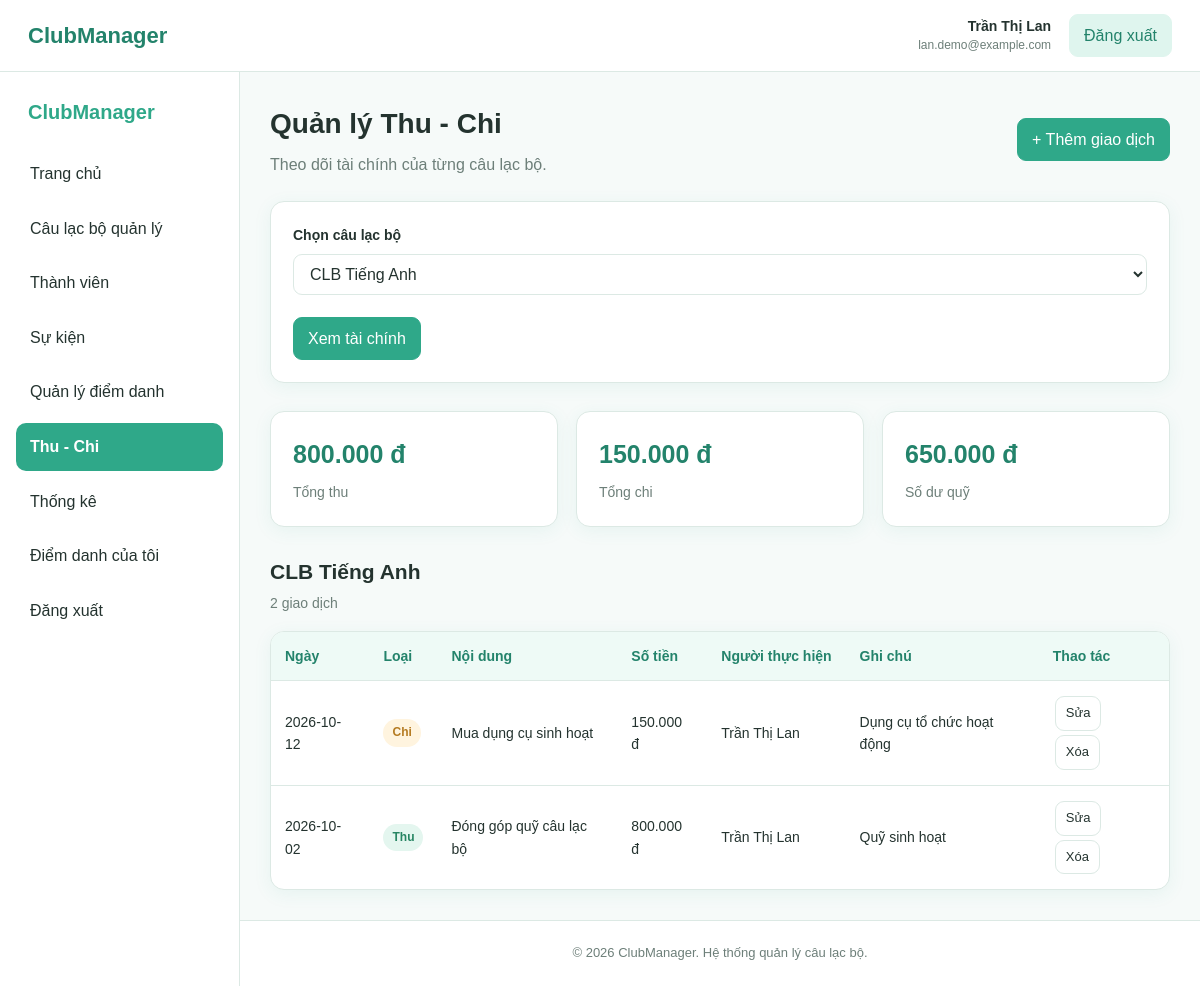
The page /thu-chi.php (signed in) on the database its author committed.
### tables this page shows
CREATE TABLE cau_lac_bo (
    id INT AUTO_INCREMENT PRIMARY KEY,

    ten_clb VARCHAR(150)
        NOT NULL,

    mo_ta TEXT,

    linh_vuc VARCHAR(100),

    ngay_thanh_lap DATE,

    trang_thai ENUM(
        'hoat_dong',
        'tam_dung'
    )
    NOT NULL DEFAULT 'hoat_dong',

    nguoi_tao_id INT
        NOT NULL,

    ngay_tao DATETIME
        NOT NULL DEFAULT CURRENT_TIMESTAMP,

    CONSTRAINT fk_clb_nguoi_tao
        FOREIGN KEY (nguoi_tao_id)
        REFERENCES nguoi_dung(id)
        ON UPDATE CASCADE
        ON DELETE RESTRICT
);

CREATE TABLE thu_chi (
    id INT AUTO_INCREMENT PRIMARY KEY,

    cau_lac_bo_id INT
        NOT NULL,

    loai ENUM(
        'thu',
        'chi'
    )
    NOT NULL,

    noi_dung VARCHAR(255)
        NOT NULL,

    so_tien DECIMAL(15,2)
        NOT NULL,

    ngay_giao_dich DATE
        NOT NULL,

    nguoi_thuc_hien_id INT
        NOT NULL,

    ghi_chu TEXT,

    ngay_tao DATETIME
        NOT NULL DEFAULT CURRENT_TIMESTAMP,

    CONSTRAINT fk_thuchi_clb
        FOREIGN KEY (cau_lac_bo_id)
        REFERENCES cau_lac_bo(id)
        ON UPDATE CASCADE
        ON DELETE CASCADE,

    CONSTRAINT fk_thuchi_nguoidung
        FOREIGN KEY (nguoi_thuc_hien_id)
        REFERENCES nguoi_dung(id)
        ON UPDATE CASCADE
        ON DELETE RESTRICT
);

CREATE TABLE nguoi_dung (
    id INT AUTO_INCREMENT PRIMARY KEY,

    ho_ten VARCHAR(100) NOT NULL,

    ten_dang_nhap VARCHAR(50)
        NOT NULL
        UNIQUE,

    mat_khau VARCHAR(255)
        NOT NULL,

    email VARCHAR(100)
        UNIQUE,

    so_dien_thoai VARCHAR(20),

    trang_thai ENUM(
        'hoat_dong',
        'tam_khoa'
    )
    NOT NULL DEFAULT 'hoat_dong',

    ngay_tao DATETIME
        NOT NULL DEFAULT CURRENT_TIMESTAMP
);

### includes/kiem-tra-thu-chi.php (called while the page is built, shortened)
<?php
function hienThiHTML($value): string
{
    return htmlspecialchars(
        (string)($value ?? ''),
        ENT_QUOTES,
        'UTF-8'
    );
}

### thu-chi.php (the view, shortened to what this page needs)
<?php
require_once __DIR__ . '/config/database.php';
require_once __DIR__ . '/includes/kiem-tra-thu-chi.php';
$userId = (int) $_SESSION['user_id'];
$stmtClb = $pdo->prepare("
    SELECT id, ten_clb
    FROM cau_lac_bo
    WHERE nguoi_tao_id = :user_id
    ORDER BY ten_clb ASC
");
$stmtClb->execute(['user_id' => $userId]);
$danhSachClb = $stmtClb->fetchAll();
$clbId = (int) ($_GET['clb_id'] ?? 0);
if ($clbId <= 0 && $danhSachClb) {
    $clbId = (int) $danhSachClb[0]['id'];
}
$clbHienTai = null;
foreach ($danhSachClb as $clb) {
    if ((int)$clb['id'] === $clbId) {
        $clbHienTai = $clb;
        break;
    }
}
$danhSachThuChi = [];
$tongThu = 0;
$tongChi = 0;
$soDu = 0;
if ($clbHienTai) {
    $stmtThuChi = $pdo->prepare("
        SELECT
            tc.id,
            tc.loai,
            tc.noi_dung,
            tc.so_tien,
            tc.ngay_giao_dich,
            tc.ghi_chu,
            nd.ho_ten AS nguoi_thuc_hien
        FROM thu_chi tc
        INNER JOIN nguoi_dung nd
            ON nd.id = tc.nguoi_thuc_hien_id
        WHERE tc.cau_lac_bo_id = :clb_id
        ORDER BY
            tc.ngay_giao_dich DESC,
            tc.id DESC
    ");
    $stmtThuChi->execute(['clb_id' => $clbId]);
    $danhSachThuChi = $stmtThuChi->fetchAll();
    $stmtTong = $pdo->prepare("
        SELECT
            COALESCE(SUM(
                CASE WHEN loai = 'thu'
                     THEN so_tien ELSE 0 END
            ), 0) AS tong_thu,
            COALESCE(SUM(
                CASE WHEN loai = 'chi'
                     THEN so_tien ELSE 0 END
            ), 0) AS tong_chi
        FROM thu_chi
        WHERE cau_lac_bo_id = :clb_id
    ");
    $stmtTong->execute(['clb_id' => $clbId]);
    $tong = $stmtTong->fetch();
    $tongThu = (float) $tong['tong_thu'];
    $tongChi = (float) $tong['tong_chi'];
    $soDu = $tongThu - $tongChi;
}
require_once __DIR__ . '/includes/header.php';
?>
<div class="app-layout">
    <?php require_once __DIR__ . '/includes/sidebar.php'; ?>
    <main class="main-content">
        <section class="page-header">
            <div>
                <h1>Quản lý Thu - Chi</h1>
                <p>Theo dõi tài chính của từng câu lạc bộ.</p>
            </div>
            <?php if ($clbHienTai): ?>
                <a
                    href="them-thu-chi.php?clb_id=<?= $clbId ?>"
                    class="btn btn-primary"
                >
                    + Thêm giao dịch
                </a>
            <?php endif; ?>
        </section>
        <?php if (!$danhSachClb): ?>
            <div class="empty-state">
                <p>Bạn chưa quản lý câu lạc bộ nào.</p>
                <a href="them-clb.php" class="btn btn-primary">
                    + Tạo câu lạc bộ
                </a>
            </div>
        <?php else: ?>
            <div class="card">
                <form method="GET" action="thu-chi.php">
                    <div class="form-group">
                        <label for="clb_id">Chọn câu lạc bộ</label>
                        <select id="clb_id" name="clb_id">
                            <?php foreach ($danhSachClb as $clb): ?>
                                <option
                                    value="<?= (int)$clb['id'] ?>"
                                    <?= $clbId === (int)$clb['id']
                                        ? 'selected' : '' ?>
                                >
                                    <?= hienThiHTML($clb['ten_clb']) ?>
                                </option>
                            <?php endforeach; ?>
                        </select>
                    </div>
                    <button type="submit" class="btn btn-primary">
                        Xem tài chính
                    </button>
                </form>
            </div>
            <section class="content-section">
                <div class="dashboard-cards">
                    <div class="stat-card">
                        <h3>
                            <?= number_format($tongThu, 0, ',', '.') ?> đ
                        </h3>
                        <p>Tổng thu</p>
                    </div>
                    <div class="stat-card">
                        <h3>
                            <?= number_format($tongChi, 0, ',', '.') ?> đ
                        </h3>
                        <p>Tổng chi</p>
                    </div>
                    <div class="stat-card">
                        <h3>
                            <?= number_format($soDu, 0, ',', '.') ?> đ
                        </h3>
                        <p>Số dư quỹ</p>
                    </div>
                </div>
            </section>
            <section class="content-section">
                <div class="section-header">
                    <div>
                        <h2>
                            <?= hienThiHTML($clbHienTai['ten_clb']) ?>
                        </h2>
                        <p>
                            <?= count($danhSachThuChi) ?>
                            giao dịch
                        </p>
                    </div>
                </div>
                <?php if ($danhSachThuChi): ?>
                    <div class="table-wrapper">
                        <table>
                            <thead>
                                <tr>
                                    <th>Ngày</th>
                                    <th>Loại</th>
                                    <th>Nội dung</th>
                                    <th>Số tiền</th>
                                    <th>Người thực hiện</th>
                                    <th>Ghi chú</th>
                                    <th>Thao tác</th>
                                </tr>
                            </thead>
                            <tbody>
                                <?php foreach ($danhSachThuChi as $gd): ?>
                                    <tr>
                                        <td>
                                            <?= hienThiHTML($gd['ngay_giao_dich']) ?>
                                        </td>
                                        <td>
                                            <?php if ($gd['loai'] === 'thu'): ?>
                                                <span class="badge badge-success">
                                                    Thu
                                                </span>
                                            <?php else: ?>
                                                <span class="badge badge-warning">
                                                    Chi
                                                </span>
                                            <?php endif; ?>
                                        </td>
                                        <td>
                                            <?= hienThiHTML($gd['noi_dung']) ?>
                                        </td>
                                        <td>
                                            <?= number_format(
                                                (float)$gd['so_tien'],
                                                0, ',', '.'
                                            ) ?> đ
                                        </td>
                                        <td>
                                            <?= hienThiHTML($gd['nguoi_thuc_hien']) ?>
                                        </td>
                                        <td>
                                            <?= hienThiHTML($gd['ghi_chu']) ?>
                                        </td>
                                        <td>
                                            <a
                                                href="sua-thu-chi.php?id=<?= (int)$gd['id'] ?>&clb_id=<?= $clbId ?>"
                                                class="btn"
                                            >
                                                Sửa
                                            </a>
                                            <form
                                                method="POST"
                                                action="xoa-thu-chi.php"
                                                style="display:inline;"
                                                onsubmit="return confirm('Bạn chắc chắn muốn xóa giao dịch này? Số dư quỹ sẽ được tính lại.');"
                                            >
                                                <button
                                                    type="submit"
                                                    class="btn"
                                                >
                                                    Xóa
                                                </button>
                                            </form>
                                        </td>
                                    </tr>
                                <?php endforeach; ?>
                            </tbody>
                        </table>
                    </div>
                <?php else: ?>
                    <div class="empty-state">
                        <p>CLB chưa có giao dịch thu chi nào.</p>
                    </div>
                <?php endif; ?>
            </section>
        <?php endif; ?>
    </main>
</div>
<?php require_once __DIR__ . '/includes/footer.php'; ?>

### rows shown on the page
cau_lac_bo: ten_clb "CLB Tiếng Anh"
thu_chi: ngay_giao_dich "2026-10-12", loai "Chi", noi_dung "Mua dụng cụ sinh hoạt", so_tien "150.000", nguoi_thuc_hien.ho_ten "Trần Thị Lan", ghi_chu "Dụng cụ tổ chức hoạt động"
thu_chi: ngay_giao_dich "2026-10-02", loai "Thu", noi_dung "Đóng góp quỹ câu lạc bộ", so_tien "800.000", nguoi_thuc_hien.ho_ten "Trần Thị Lan", ghi_chu "Quỹ sinh hoạt"

### other values the page prints
$userName "Trần Thị Lan"
$userEmail "lan.demo@example.com"
$tongThu "800.000"
$tongChi "150.000"
$soDu "650.000"
count($danhSachThuChi) "2"
form field clb_id "CLB Tiếng Anh"
